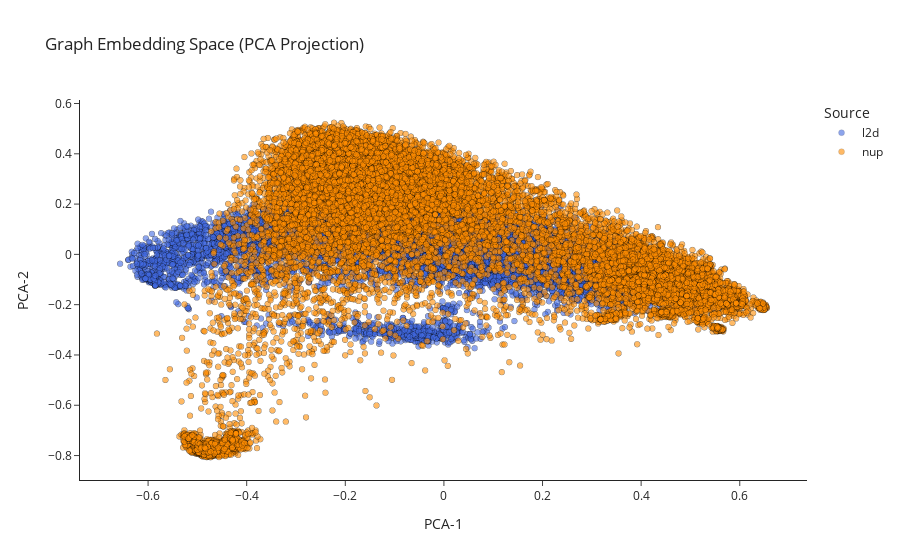

Notebook code for this chart:
### Code cell
from functions.visuals import visualize_graph_embeddings

fig, all_embeddings, all_sources = visualize_graph_embeddings(model_l2d,model_nup,proj_head,l2d_train_loader,
                                                              nup_train_loader,quantizer,metadata,node_embed_dim,
                                                              batched_graph_embeddings)

### Figure 1 — Plotly figure (JSON) as saved in the notebook; plotly's stock layout.template omitted (floating-point values rounded to 4 significant figures; data arrays with more than 128 entries replaced by an {"elided": "..."} marker saying what was removed)
{"data": [{"customdata": {"elided": "9593x1 str values"}, "hovertemplate": "Source=l2d<br>PCA1=%{x}<br>PCA2=%{y}<br>EpisodePath=%{customdata[0]}<extra></extra>", "legendgroup": "l2d", "marker": {"color": "royalblue", "line": {"color": "black", "width": 0.2}, "opacity": 0.6, "symbol": "circle"}, "mode": "markers", "name": "l2d", "showlegend": true, "type": "scattergl", "x": {"elided": "9593 float values"}, "xaxis": "x", "y": {"elided": "9593 float values"}, "yaxis": "y"}, {"customdata": {"elided": "18977x1 str values"}, "hovertemplate": "Source=nup<br>PCA1=%{x}<br>PCA2=%{y}<br>EpisodePath=%{customdata[0]}<extra></extra>", "legendgroup": "nup", "marker": {"color": "darkorange", "line": {"color": "black", "width": 0.2}, "opacity": 0.6, "symbol": "circle"}, "mode": "markers", "name": "nup", "showlegend": true, "type": "scattergl", "x": {"elided": "18977 float values"}, "xaxis": "x", "y": {"elided": "18977 float values"}, "yaxis": "y"}], "layout": {"legend": {"title": {"text": "Source"}, "tracegroupgap": 0}, "title": {"text": "Graph Embedding Space (PCA Projection)"}, "xaxis": {"anchor": "y", "domain": [0, 1], "title": {"text": "PCA-1"}}, "yaxis": {"anchor": "x", "domain": [0, 1], "title": {"text": "PCA-2"}}}}
